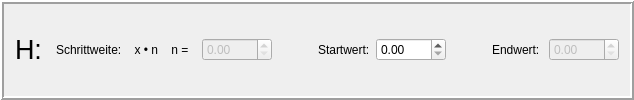
    <widget class="QFrame" name="fr_H">
     <property name="sizePolicy">
      <sizepolicy hsizetype="Preferred" vsizetype="Fixed">
       <horstretch>0</horstretch>
       <verstretch>0</verstretch>
      </sizepolicy>
     </property>
     <property name="frameShape">
      <enum>QFrame::Box</enum>
     </property>
     <property name="frameShadow">
      <enum>QFrame::Raised</enum>
     </property>
     <property name="lineWidth">
      <number>2</number>
     </property>
     <layout class="QHBoxLayout" name="horizontalLayout_10">
      <item>
       <widget class="QLabel" name="lb_H">
        <property name="sizePolicy">
         <sizepolicy hsizetype="Preferred" vsizetype="Fixed">
          <horstretch>0</horstretch>
          <verstretch>0</verstretch>
         </sizepolicy>
        </property>
        <property name="font">
         <font>
          <family>Arial</family>
          <pointsize>20</pointsize>
          <weight>50</weight>
          <bold>false</bold>
         </font>
        </property>
        <property name="text">
         <string>H: </string>
        </property>
       </widget>
      </item>
      <item>
       <widget class="QLabel" name="lb_StepValueH">
        <property name="sizePolicy">
         <sizepolicy hsizetype="Preferred" vsizetype="Fixed">
          <horstretch>0</horstretch>
          <verstretch>0</verstretch>
         </sizepolicy>
        </property>
        <property name="text">
         <string>Schrittweite:    x • n    n =  </string>
        </property>
       </widget>
      </item>
      <item>
       <widget class="QDoubleSpinBox" name="dsb_StepVauleH">
        <property name="enabled">
         <bool>false</bool>
        </property>
        <property name="sizePolicy">
         <sizepolicy hsizetype="Fixed" vsizetype="Fixed">
          <horstretch>0</horstretch>
          <verstretch>0</verstretch>
         </sizepolicy>
        </property>
        <property name="minimumSize">
         <size>
          <width>70</width>
          <height>0</height>
         </size>
        </property>
        <property name="maximumSize">
         <size>
          <width>70</width>
          <height>16777215</height>
         </size>
        </property>
       </widget>
      </item>
      <item>
       <spacer name="horizontalSpacer_17">
        <property name="orientation">
         <enum>Qt::Horizontal</enum>
        </property>
        <property name="sizeHint" stdset="0">
         <size>
          <width>40</width>
          <height>20</height>
         </size>
        </property>
       </spacer>
      </item>
      <item>
       <widget class="QLabel" name="lb_StartValueH">
        <property name="sizePolicy">
         <sizepolicy hsizetype="Preferred" vsizetype="Fixed">
          <horstretch>0</horstretch>
          <verstretch>0</verstretch>
         </sizepolicy>
        </property>
        <property name="text">
         <string>Startwert:</string>
        </property>
       </widget>
      </item>
      <item>
       <widget class="QDoubleSpinBox" name="dsb_StartValueH">
        <property name="sizePolicy">
         <sizepolicy hsizetype="Fixed" vsizetype="Fixed">
          <horstretch>0</horstretch>
          <verstretch>0</verstretch>
         </sizepolicy>
        </property>
        <property name="minimumSize">
         <size>
          <width>70</width>
          <height>0</height>
         </size>
        </property>
        <property name="maximumSize">
         <size>
          <width>70</width>
          <height>16777215</height>
         </size>
        </property>
       </widget>
      </item>
      <item>
       <spacer name="horizontalSpacer_18">
        <property name="orientation">
         <enum>Qt::Horizontal</enum>
        </property>
        <property name="sizeType">
         <enum>QSizePolicy::Fixed</enum>
        </property>
        <property name="sizeHint" stdset="0">
         <size>
          <width>40</width>
          <height>20</height>
         </size>
        </property>
       </spacer>
      </item>
      <item>
       <widget class="QLabel" name="lb_EndH">
        <property name="sizePolicy">
         <sizepolicy hsizetype="Preferred" vsizetype="Fixed">
          <horstretch>0</horstretch>
          <verstretch>0</verstretch>
         </sizepolicy>
        </property>
        <property name="text">
         <string>Endwert: </string>
        </property>
       </widget>
      </item>
      <item>
       <widget class="QDoubleSpinBox" name="dsb_EndValueH">
        <property name="enabled">
         <bool>false</bool>
        </property>
        <property name="minimumSize">
         <size>
          <width>70</width>
          <height>0</height>
         </size>
        </property>
        <property name="maximumSize">
         <size>
          <width>70</width>
          <height>16777215</height>
         </size>
        </property>
       </widget>
      </item>
     </layout>
    </widget>
